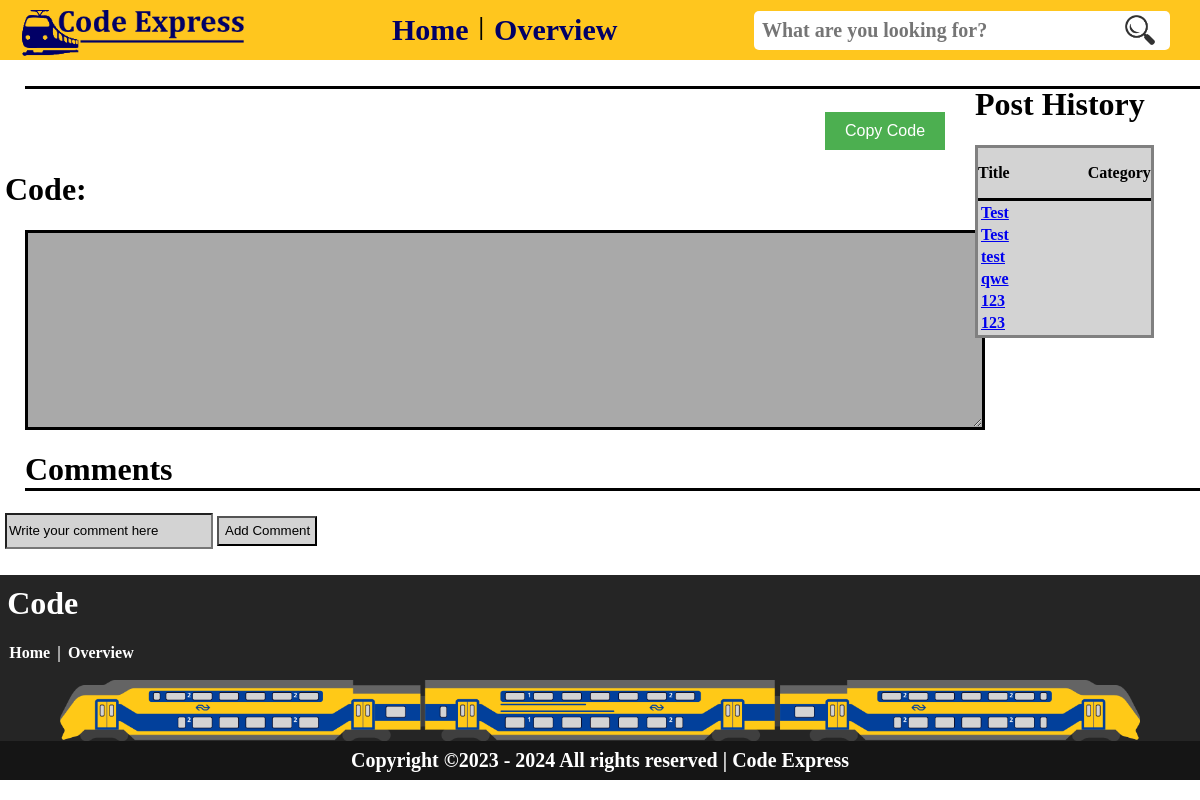
Page /page/code.php on the earlier database version.
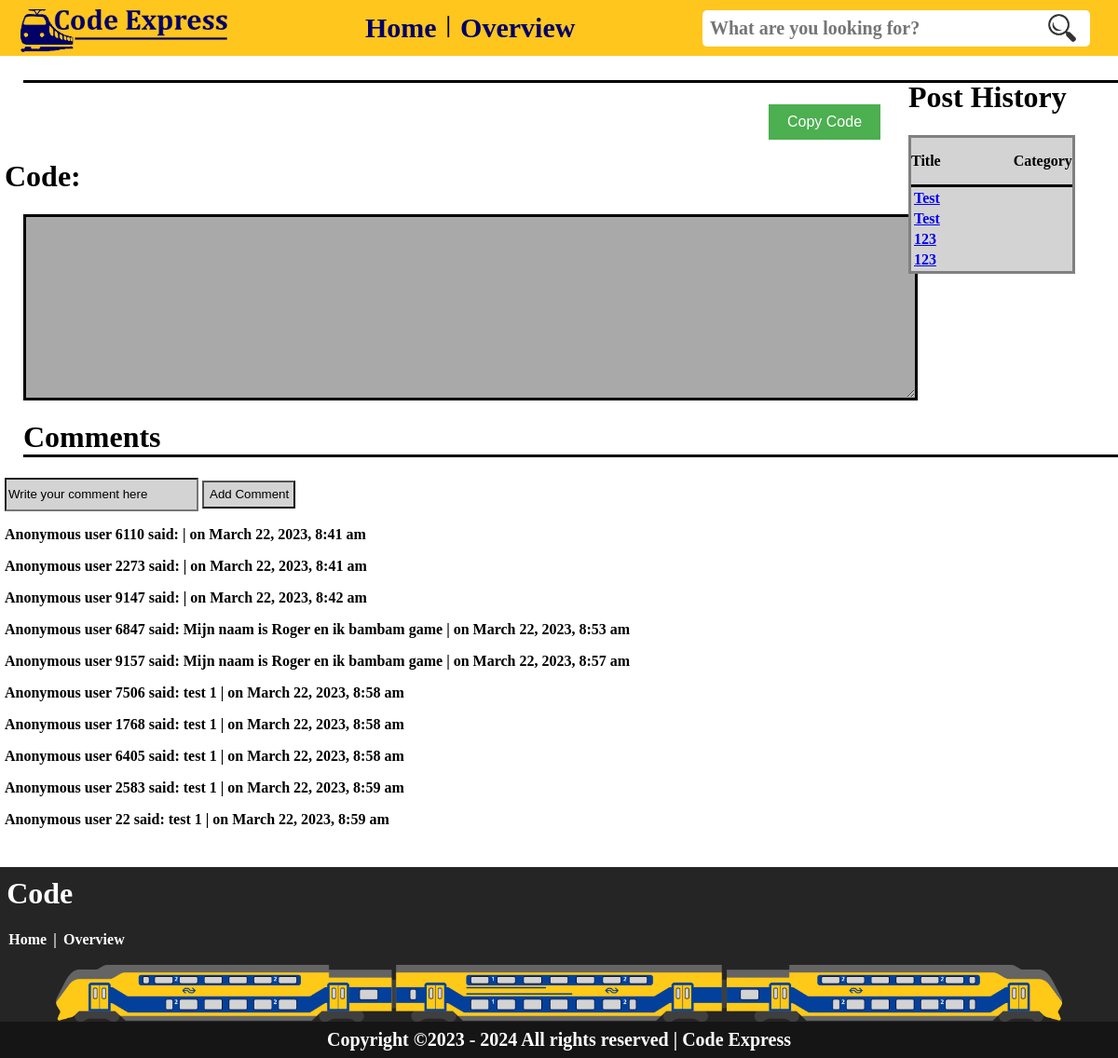
Same page on the later database version.
### tables this page shows
CREATE TABLE `configuration` (
  `id` int(11) NOT NULL,
  `code` varchar(255) NOT NULL,
  `title` varchar(255) NOT NULL,
  `html` varchar(50) DEFAULT NULL,
  `css` varchar(50) DEFAULT NULL,
  `php` varchar(50) DEFAULT NULL,
  `javascript` varchar(50) DEFAULT NULL,
  `SQLcode` varchar(50) DEFAULT NULL,
  `date` date DEFAULT NULL,
  `description` text DEFAULT NULL,
  `creator` varchar(255) DEFAULT NULL
);

CREATE TABLE `comments` (
  `comment_id` int(11) NOT NULL,
  `comment_text` varchar(255) NOT NULL,
  `username` varchar(255) DEFAULT NULL,
  `date_created` datetime NOT NULL
);

### page/code.php (the view, shortened to what this page needs)
<?php
include '../include/connection.php';
?>
<!DOCTYPE html>
<html lang="en">
<head>
    <?php
    $stmt = $pdo->prepare("SELECT * FROM configuration WHERE id = ?");
    $stmt->execute([$id]);
    $code = $stmt->fetch(PDO::FETCH_OBJ);
    function getTitle()
    {
        global $code;
        return $code->title;
    }
    ?>
</head>
<body>
    <?php include "../include/navbar.php" ?>
    <div class="code-container">
        <div class="left-container">
            <h1 class="config"><?php echo getTitle(); ?></h1>
            <div class="header-box">
                <button id="copy-btn" onclick="copyToClipboard()">Copy Code</button>
            </div>
            <h1>Code:</h1>
            <div id="code">
            </div>
            <div>
                <h1 class="config">Comments</h1>
                <form method="post">
                    <div class="flex-direction-column">
                        <input class="code-input" type="text" id="comment_text" name="comment_text" placeholder="Write your comment here">
                        <input class="code-button" type="submit" name="submit" value="Add Comment">
                    </div>
                    <?php
                    $conn = mysqli_connect("localhost", "root", "", "codeexpress");
                    $sql = "SELECT * FROM comments";
                    $result = mysqli_query($conn, $sql);
                    while ($row = mysqli_fetch_assoc($result)) {
                        echo "<p>Anonymous user " . $row['username'] . " said: " . $row['comment_text'] . " | on " . date("F j, Y, g:i a", strtotime($row['date_created'])) . "</p>";
                    }
                    ?>
                </form>
            </div>
        </div>
        <div class="right-container">
            <h1>Post History</h1>
            <div class="right-container-content">
                <div class="line">
                    <div class="flex-direction-row-height">
                        <p class="margin-righter">Title</p>
                        <p>Category</p>
                    </div>
                </div>
                <table>
                    <?php
                    $sql = "SELECT * FROM configuration";
                    $result = $pdo->query($sql);
                    if ($result->rowCount() > 0) {
                        while ($row = $result->fetch()) {
                            echo "<tr>";
                            echo "<td><a class='margin-right' href='../page/code.php?id=" . $row['id'] . "'>" . $row["title"] . "</a></td>";
                            echo "<td>" . $row["category"] . "</td>";
                            echo "</tr>";
                        }
                    } else {
                        echo "<tr><td colspan='2'>No results found</td></tr>";
                    }
                    ?>
                </table>
            </div>
        </div>
    </div>
    <?php include "../include/footer.php" ?>
</body>
</html>

### include/navbar.php (shortened to what this page needs)
<!DOCTYPE html>
<html lang="en">
<head>
</head>
<body>
  <nav class="navbar">
    <div class="logo">
      <a href="../page/index.php"><img src="../img/CodeExpress-logo-text.png" alt="Logo"></a>
    </div>
    <ul class="navbar-all-code-links">
      <li><a href="../page/index.php">Home</a></li>
      <li>
        <div class="separator">|</div>
      </li>
      <li><a href="../page/overview.php">Overview</a></li>
    </ul>
    <form action="../include/search.php" method="get">
      <div class="search-bar">
        <input id="search-input" type="text" name="q" placeholder="What are you looking for?">
        <img src="../img/spyglass.png" alt="spyglass">
      </div>
    </form>
  </nav>
</body>
</html>

### include/footer.php (shortened to what this page needs)
<!DOCTYPE html>
<html lang="en">
<head>
</head>
<body>
    <Footer>
        <h1 class="footer-text">Code</h1>
        <div id="footer-codes">
            <a id="footer-html" href="../page/index.php">Home</a> | <a id="footer-html" href="../page/overview.php">Overview</a>
        </div>
        <div id="train-container">
            <img id="train" src="../img/trainBG.png" alt="train">
        </div>
        <div>
            <a id="footer-copyright" href="../page/index.php">Copyright &copy;2023 - 2024 All rights reserved | Code Express</a>
        </div>
    </Footer>
</body>
</html>

Differences in the rows shown:
removed configuration: title "test"
removed configuration: title "qwe"
added comments: username "6110", date_created "March 22, 2023, 8:41 am"
added comments: username "2273", date_created "March 22, 2023, 8:41 am"
added comments: username "9147", date_created "March 22, 2023, 8:42 am"
added comments: username "6847", comment_text "Mijn naam is Roger en ik bambam game", date_created "March 22, 2023, 8:53 am"
added comments: username "9157", comment_text "Mijn naam is Roger en ik bambam game", date_created "March 22, 2023, 8:57 am"
added comments: username "7506", comment_text "test 1", date_created "March 22, 2023, 8:58 am"
added comments: username "1768", comment_text "test 1", date_created "March 22, 2023, 8:58 am"
added comments: username "6405", comment_text "test 1", date_created "March 22, 2023, 8:58 am"
added comments: username "2583", comment_text "test 1", date_created "March 22, 2023, 8:59 am"
added comments: username "22", comment_text "test 1", date_created "March 22, 2023, 8:59 am"
